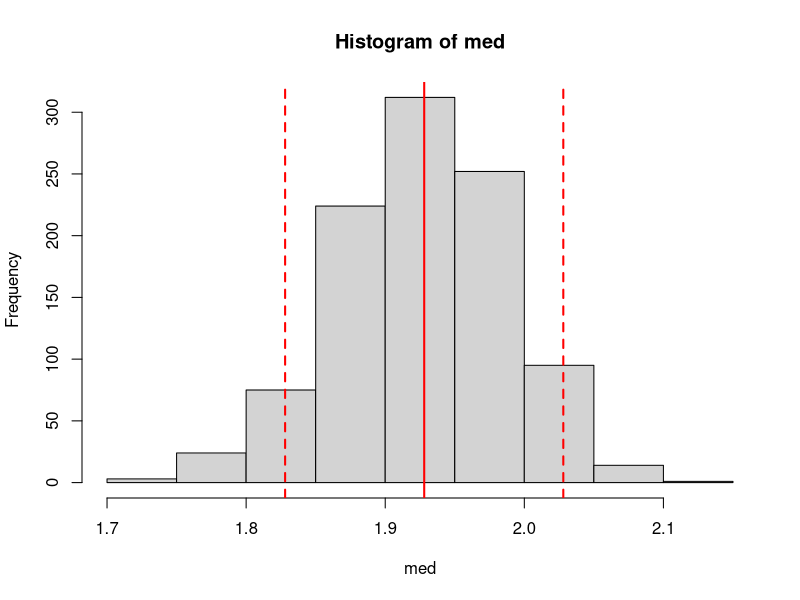
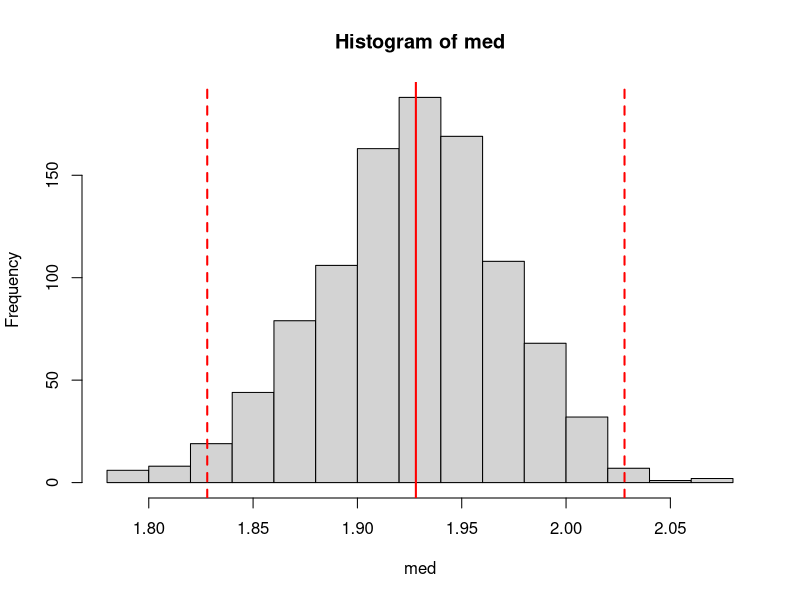
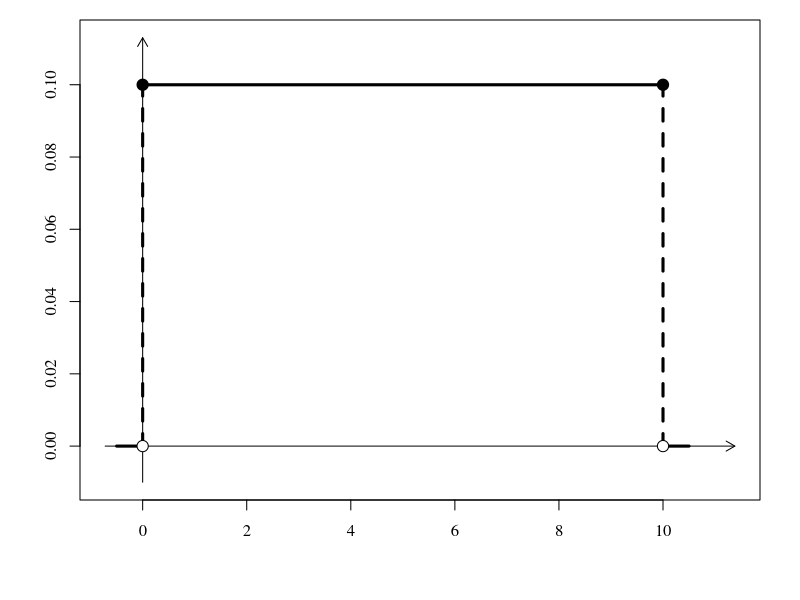
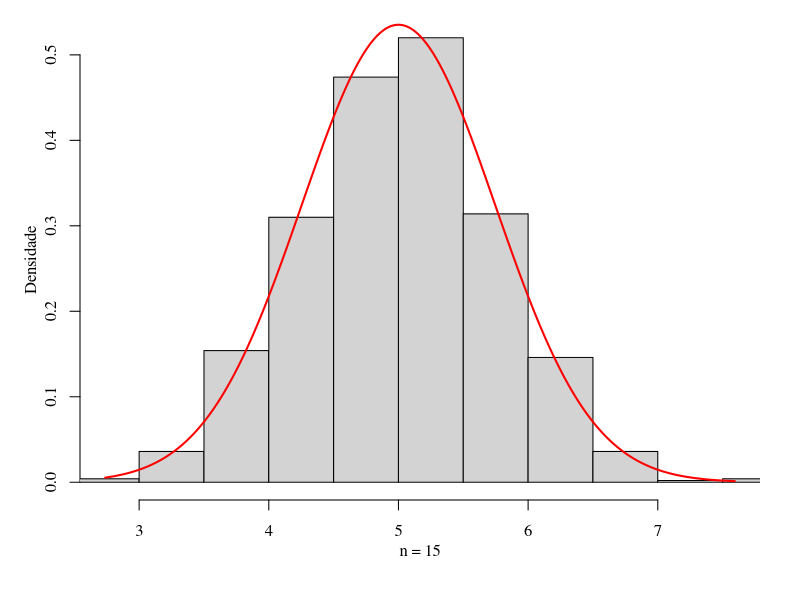
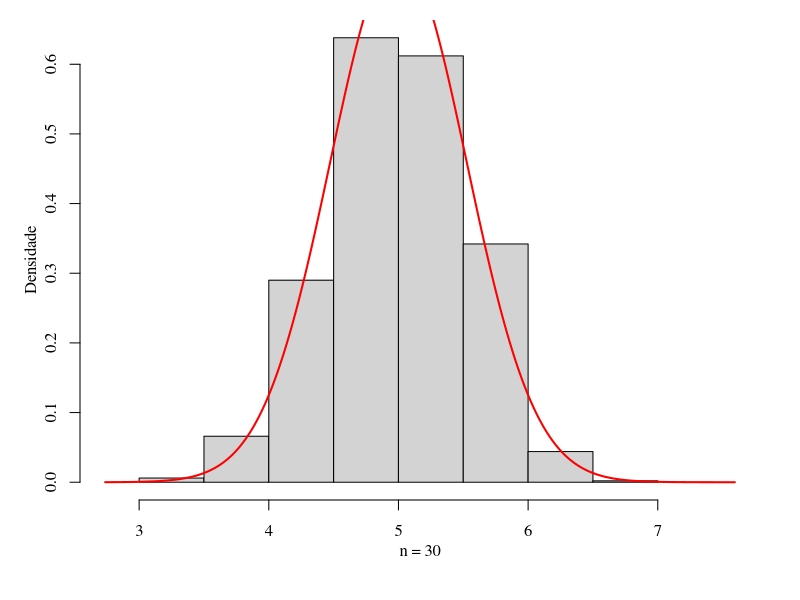
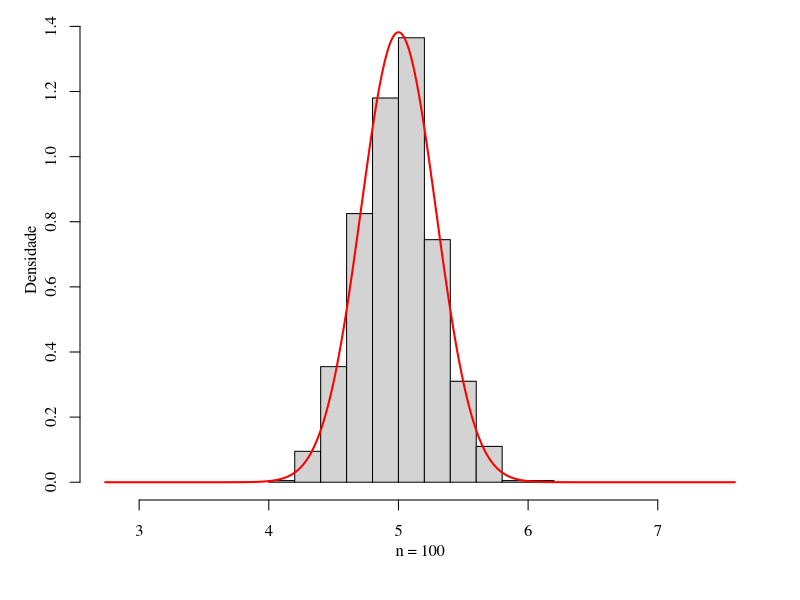
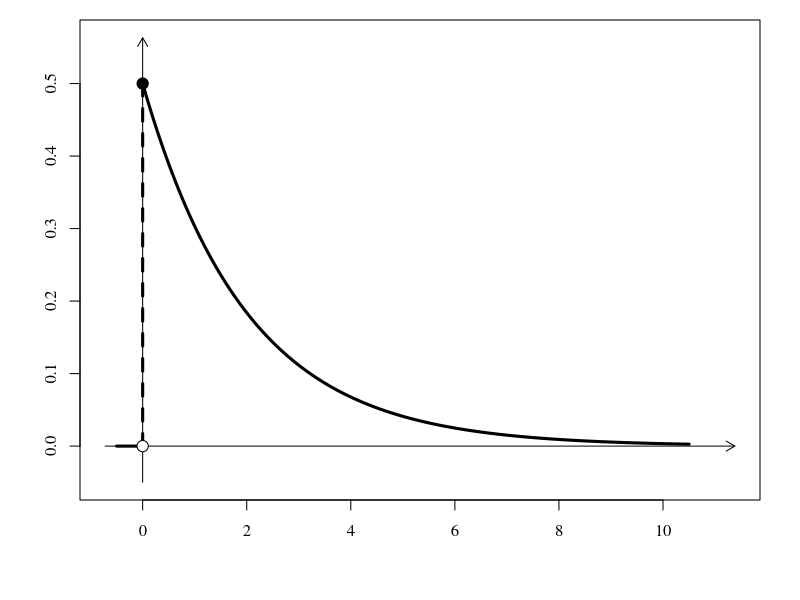
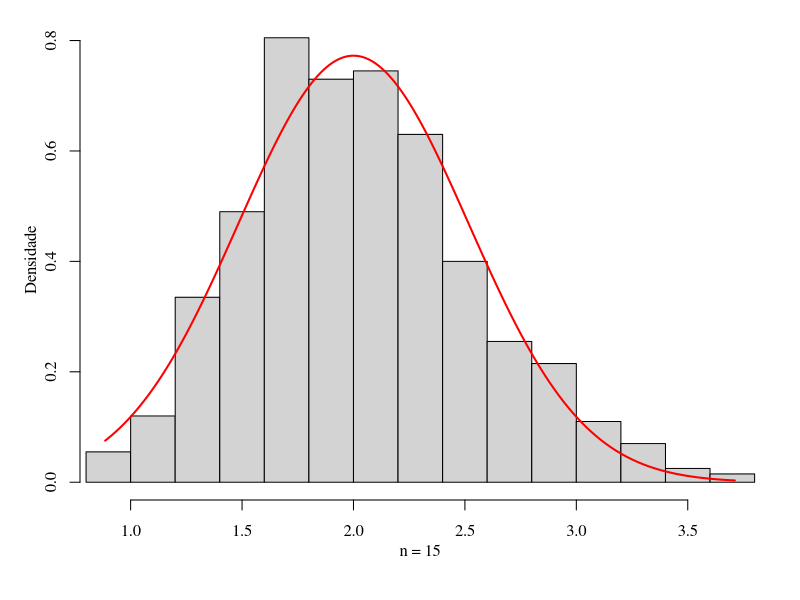

Write the R code that produced these figures, in order.
## ---- chunk 1

a <- 10; b<- 2 # parâmetros da Weibull(a,b)
R <- 1000      # Quantidade de réplicas
n <- 20        # Tamanho da aa
med <- NULL    # Vetor vazio para armazenar as medianas
               # amostrais de cada réplica
for(r in 1:R){ # Inicia as réplicas de Monte Carlo
  x <- rweibull(n=n, shape = a, scale = b) # Gera uma aa de tamanho n
                                           # da Weibull(a, b)
  med[r] <- median(x)                      # Calcula a mediana amostral
}
med_pop <- b*(log(2))^(1/a) # Mediana populacional
hist(med)                   # Histograma da distribuição
                            # amostral da mediana amostral
abline(v = med_pop + c(-.1,0,.1),
       col = 'red', lty = c(2,1,2),
       lwd = 2) # Traça a mediana da população e intervalo
                # +0.1 ou -0.1 desse valor
prp <- mean(med > med_pop-.1 & med < med_pop+.1)
cat("P[Med. Amost. \u2208 (Med. Pop. \u00b1 0.1)] \u2248 ", prp, sep='') 
## ---- chunk 2

a <- 10; b<- 2 # parâmetros da Weibull(a,b)
R <- 1000      # Quantidade de réplicas
n <- 40        # Tamanho da aa
med <- NULL    # Vetor vazio para armazenar as medianas
               # amostrais de cada réplica
for(r in 1:R){ # Inicia as réplicas de Monte Carlo
  x <- rweibull(n=n, shape = a, scale = b) # Gera uma aa de tamanho n
                                           # da Weibull(a, b)
  med[r] <- median(x)                      # Calcula a mediana amostral
}
med_pop <- b*(log(2))^(1/a) # Mediana populacional
hist(med)                   # Histograma da distribuição
                            # amostral da mediana amostral
abline(v = med_pop + c(-.1,0,.1),
       col = 'red', lty = c(2,1,2),
       lwd = 2) # Traça a mediana da população e intervalo
                # +0.1 ou -0.1 desse valor
prp <- mean(med > med_pop-.1 & med < med_pop+.1)
cat("P[Med. Amost. \u2208 (Med. Pop. \u00b1 0.1)] \u2248 ", prp, sep='') 
## ---- chunk 3
a <- 0; b <- 10
x <- seq(a-0.05*(b-a), b+0.05*(b-a), length.out=1000)
fx <- dunif(x, a, b)
par(family = "serif", mar=c(5,4,1,2))
plot(x, fx, type='n', xlab='', ylab='', main='', lwd=3,
     ylim=range(fx)+c(-.1*diff(range(fx)),.13*diff(range(fx))),
     xlim=range(x)+c(-.02*diff(range(x)),.08*diff(range(x))))
arrows(y0 = min(fx)-.1*diff(range(fx)), y1 = max(fx)+.13*diff(range(fx)), x0=0, x1=0, length = .1)
arrows(x0 = min(x)-.02*diff(range(x)), x1 = max(x)+.08*diff(range(x)), y0=0, y1=0, length = .1)
lines(x[x > b], fx[x > b], lwd=3)
lines(x[x < a], fx[x < a], lwd=3)
lines(c(a,a), c(0, 1/(b-a)), lwd=3, lty=2)
lines(c(b,b), c(0, 1/(b-a)), lwd=3, lty=2)
lines(x[x >= a & x <= b], fx[x >= a & x <= b], lwd=3)
points(c(a,a,b,b), c(0, 1/(b-a), 0, 1/(b-a)), cex=1.5, pch=21, bg=c('white','black', 'white','black'))
## ---- chunk 4
R <- 1000; nn <- c(15, 30, 100)
a <- 0; b <- 10
mu <- (a+b)/2; sig2 <- (b-a)^2/12
medias <- matrix(NA, ncol=length(nn), nrow=R)
for(i in 1:length(nn)){
  n <- nn[i]
  for(r in 1:R){
    x <- runif(n = n, min = 0, max = 10)
    medias[r, i] <- mean(x)
  }
}
rng <- range(medias); xx <- seq(rng[1], rng[2], length.out=1000)
for(i in 1:length(nn)){
  par(family = "serif", mar=c(5,4,1,2))
  hist(medias[, i], probability=TRUE, xlim = rng, xlab = '', main='', ylab='')
  mtext(text = paste('n = ',nn[i],sep=''), side = 1, line = 2)
  mtext(text = 'Densidade', side = 2, line = 2)
  lines(xx, dnorm(xx, mu, sqrt(sig2/nn[i])), col='red', lwd=2)
}
## ---- chunk 5
lambda = 0.5; M <- 10
x <- seq(0-0.05*(M), M+0.05*(M), length.out=1000)
fx <- dexp(x = x, rate = lambda)
par(family = "serif", mar=c(5,4,1,2))
plot(x, fx, type='n', xlab='', ylab='', main='', lwd=3,
     ylim=range(fx)+c(-.1*diff(range(fx)),.13*diff(range(fx))),
     xlim=range(x)+c(-.02*diff(range(x)),.08*diff(range(x))))
arrows(y0 = min(fx)-.1*diff(range(fx)), y1 = max(fx)+.13*diff(range(fx)), x0=0, x1=0, length = .1)
arrows(x0 = min(x)-.02*diff(range(x)), x1 = max(x)+.08*diff(range(x)), y0=0, y1=0, length = .1)
lines(x[x < 0], fx[x < 0], lwd=3)
lines(c(0,0), c(0, lambda), lwd=3, lty=2)
lines(x[x >= 0], fx[x >= 0], lwd=3)
points(c(0,0), c(0, lambda), cex=1.5, pch=21, bg=c('white','black'))
## ---- chunk 6
R <- 1000; nn <- c(15, 30, 100)
lambda <- 0.5
mu <- 1/lambda; sig2 <- 1/(lambda^2)
medias <- matrix(NA, ncol=length(nn), nrow=R)
for(i in 1:length(nn)){
  n <- nn[i]
  for(r in 1:R){
    x <- rexp(n = n, rate = lambda)
    medias[r, i] <- mean(x)
  }
}
rng <- range(medias); xx <- seq(rng[1], rng[2], length.out=1000)
for(i in 1:length(nn)){
  par(family = "serif", mar=c(5,4,1,2))
  hist(medias[, i], probability=TRUE, xlim = rng, xlab = '', main='', ylab='')
  mtext(text = paste('n = ',nn[i],sep=''), side = 1, line = 2)
  mtext(text = 'Densidade', side = 2, line = 2)
  lines(xx, dnorm(xx, mu, sqrt(sig2/nn[i])), col='red', lwd=2)
}
## ---- chunk 7
n <- 25; i <- 0
th0 <- th1 <- NULL
while(i < n){
  x0 <- runif(1,-1,1); y0 <- runif(1,-1,1)
  x1 <- runif(1,-1,1); y1 <- runif(1,-1,1)
  if(x0^2 + y0^2 < 1 & x1^2 + y1^2 < 1){
    th0 <- rbind(th0, c(x0, y0))
    th1 <- rbind(th1, c(x1+1, y1+1))
    i <- i+1
  }
}
rngX <- range(th0[,1], th1[,1])
rngY <- range(th0[,2], th1[,2])
par(family = "serif", mar=c(5,4,1,2))
plot(0, type='n', xlab='', ylab='', main ='', frame.plot=FALSE,
     axes = FALSE, xlim=rngX, ylim=rngY)
points(x = th0[,1], y = th0[,2], pch=21, bg='blue', cex=1.5)
points(x = th1[,1], y = th1[,2], pch=21, bg='red', cex=1.5)
points(x = 0, y = 0, pch=21, bg='black', cex=2)
text(x = 0, y = 0, labels=expression(theta), adj=c(2,2), cex=2)
## ---- chunk 8
n <- 30; i <- 0
th0 <- th1 <- NULL
while(i < n){
  x0 <- runif(1,-1,1); y0 <- runif(1,-1,1)
  x1 <- runif(1,-2,2); y1 <- runif(1,-2,2)
  if(x0^2 + y0^2 < 1 & x1^2 + y1^2 < 2^2){
    th0 <- rbind(th0, c(x0, y0))
    th1 <- rbind(th1, c(x1, y1))
    i <- i+1
  }
}
rngX <- range(th0[,1], th1[,1])
rngY <- range(th0[,2], th1[,2])
par(family = "serif", mar=c(5,4,1,2))
plot(0, type='n', xlab='', ylab='', main ='', frame.plot=FALSE,
     axes = FALSE, xlim=rngX, ylim=rngY)
points(x = th1[,1], y = th1[,2], pch=21, bg='red', cex=1.5)
points(x = th0[,1], y = th0[,2], pch=21, bg='blue', cex=1.5)
points(x = 0, y = 0, pch=21, bg='black', cex=2)
text(x = 0, y = 0, labels=expression(theta), adj=c(2,2), cex=2)
## ---- chunk 9
x <- seq(0, 10, length.out=1000)
f1 <- dgamma(x, shape=2, scale = 2)
f2 <- dgamma(x, shape=4, scale = 1)
f3 <- dgamma(x, shape=8, scale = 0.5)
par(family = "serif", mar=c(5,4,1,2))
rngY <- range(f1, f2, f3)
rngX <- range(x)
plot(x, f1, type='n', xlab='', ylab='', main='', lwd=3,
     ylim=rngY+c(-.1*diff(rngY),.13*diff(rngY)),
     xlim=rngX+c(-.02*diff(rngX),.08*diff(rngX)))
arrows(y0 = rngY[1]-.1*diff(rngY), y1 = rngY[2]+.13*diff(rngY), x0=0, x1=0, length = .1)
arrows(x0 = rngX[1]-.02*diff(rngX), x1 = rngX[2]+.08*diff(rngX), y0=0, y1=0, length = .1)
lines(x, f1, lwd=3, col='red')
lines(x, f2, lwd=3, col='blue')
lines(x, f3, lwd=3, col='darkgreen')
lines(c(4.2,4.2), rngY+c(0,.13*diff(rngY)), lwd=2.5, lty=3)
lines(c(4.2,4.2), rngY[1]+c(-0.03*diff(rngY),0), lwd=1.5)
text(x=4.2, y=rngY[1]-0.05*diff(rngY), labels=expression(theta), adj=c(.5, 1.2))
## ---- chunk 10
#| fig-width: 8
#| fig-height: 5
#| fig-align: center
#| echo: false

# 1. Configurações da Simulação de Monte Carlo
set.seed(12345)              # Garante que a simulação gere os mesmos dados sempre
n_amostras <- 40            # Número de réplicas (intervalos)
n_obs <- 30                 # Tamanho de cada amostra aleatória
theta_verdadeiro <- 5       # Parâmetro genérico theta real
sigma_pop <- 2              # Desvio padrão populacional presumido
conf_level <- 0.95          # Nível de confiança (95%)

# Valor crítico z para 95% de confiança
z_critico <- qnorm(1 - (1 - conf_level) / 2)

# Vetores para armazenar os resultados da simulação
medias <- numeric(n_amostras)
li <- numeric(n_amostras)
ls <- numeric(n_amostras)

# Executando a simulação de Monte Carlo
for (i in 1:n_amostras) {
  # Gera uma amostra aleatória da população
  dados_amostra <- rnorm(n = n_obs, mean = theta_verdadeiro, sd = sigma_pop)
  
  # Calcula a média amostral
  medias[i] <- mean(dados_amostra)
  
  # Margem de erro do IC
  erro <- z_critico * (sigma_pop / sqrt(n_obs))
  
  # Limites inferior e superior
  li[i] <- medias[i] - erro
  ls[i] <- medias[i] + erro
}

amostras <- 1:n_amostras

# 2. Construção do gráfico de forma dinâmica
# Definimos os limites de Y dinamicamente com base nos intervalos gerados
ylim_inf <- floor(min(li))
ylim_sup <- ceiling(max(ls))

plot(
  x = amostras, 
  y = medias, 
  type = "n",             # Não plota os pontos centrais
  ylim = c(ylim_inf, ylim_sup), 
  xlim = c(-1, (n_amostras + 1)),
  xlab = "", 
  ylab = "", 
  axes = FALSE,           # Remove eixos para customização idêntica ao original
  cex.lab = 1.3
)

mtext(text = bquote("Amostra"~(n==.(n_obs)*";"~gamma==.(conf_level))), side = 1, line = 3, cex = 1.5)

# 3. Customização dos eixos
axis(1, at = seq(0, n_amostras, by = 5), labels = seq(0, n_amostras, by = 5), cex.axis = 1.3)
axis(2, at = ylim_inf:ylim_sup, labels = ylim_inf:ylim_sup, las = 1, cex.axis = 1.3)
box() # Borda externa

# 4. Linha de referência do parâmetro real (Modificado para theta)
abline(h = theta_verdadeiro, lty = 3, col = "black")
text(x = -1.5, y = theta_verdadeiro, labels = expression(theta), pos = 3, cex = 1.1)

# 5. Desenho das barras dos Intervalos de Confiança obtidos via Monte Carlo
arrows(
  x0 = amostras, y0 = li, 
  x1 = amostras, y1 = ls, 
  code = 3,               # Setas em ambas as direções
  angle = 90,             # Transforma a ponta da seta em um limitador plano
  length = 0.05,          # Comprimento do limitador horizontal
  col = "black"
)
## ---- chunk 11
#| fig-width: 8
#| fig-height: 5
#| fig-align: center
#| echo: false

# 1. Configurações da Simulação de Monte Carlo
set.seed(12345)              # Garante que a simulação gere os mesmos dados sempre
n_amostras <- 40            # Número de réplicas (intervalos)
n_obs <- 30                # Tamanho de cada amostra aleatória
theta_verdadeiro <- 5       # Parâmetro genérico theta real
sigma_pop <- 2              # Desvio padrão populacional presumido
conf_level <- 0.9          # Nível de confiança (95%)

# Valor crítico z para 95% de confiança
z_critico <- qnorm(1 - (1 - conf_level) / 2)

# Vetores para armazenar os resultados da simulação
medias <- numeric(n_amostras)
li <- numeric(n_amostras)
ls <- numeric(n_amostras)

# Executando a simulação de Monte Carlo
for (i in 1:n_amostras) {
  # Gera uma amostra aleatória da população
  dados_amostra <- rnorm(n = n_obs, mean = theta_verdadeiro, sd = sigma_pop)
  
  # Calcula a média amostral
  medias[i] <- mean(dados_amostra)
  
  # Margem de erro do IC
  erro <- z_critico * (sigma_pop / sqrt(n_obs))
  
  # Limites inferior e superior
  li[i] <- medias[i] - erro
  ls[i] <- medias[i] + erro
}

amostras <- 1:n_amostras

# 2. Construção do gráfico de forma dinâmica
# Definimos os limites de Y dinamicamente com base nos intervalos gerados
ylim_inf <- floor(min(li))
ylim_sup <- ceiling(max(ls))

plot(
  x = amostras, 
  y = medias, 
  type = "n",             # Não plota os pontos centrais
  ylim = c(ylim_inf, ylim_sup), 
  xlim = c(-1, (n_amostras + 1)),
  xlab = "", 
  ylab = "", 
  axes = FALSE,           # Remove eixos para customização idêntica ao original
  cex.lab = 1.3
)

mtext(text = bquote("Amostra"~(n==.(n_obs)*";"~gamma==.(conf_level))), side = 1, line = 3, cex = 1.5)

# 3. Customização dos eixos
axis(1, at = seq(0, n_amostras, by = 5), labels = seq(0, n_amostras, by = 5), cex.axis = 1.3)
axis(2, at = ylim_inf:ylim_sup, labels = ylim_inf:ylim_sup, las = 1, cex.axis = 1.3)
box() # Borda externa

# 4. Linha de referência do parâmetro real (Modificado para theta)
abline(h = theta_verdadeiro, lty = 3, col = "black")
text(x = -1.5, y = theta_verdadeiro, labels = expression(theta), pos = 3, cex = 1.1)

# 5. Desenho das barras dos Intervalos de Confiança obtidos via Monte Carlo
arrows(
  x0 = amostras, y0 = li, 
  x1 = amostras, y1 = ls, 
  code = 3,               # Setas em ambas as direções
  angle = 90,             # Transforma a ponta da seta em um limitador plano
  length = 0.05,          # Comprimento do limitador horizontal
  col = "black"
)
## ---- chunk 12
#| fig-width: 8
#| fig-height: 5
#| fig-align: center
#| echo: false

# 1. Configurações da Simulação de Monte Carlo
set.seed(12345)              # Garante que a simulação gere os mesmos dados sempre
n_amostras <- 40            # Número de réplicas (intervalos)
n_obs <- 400                 # Tamanho de cada amostra aleatória
theta_verdadeiro <- 5       # Parâmetro genérico theta real
sigma_pop <- 2              # Desvio padrão populacional presumido
conf_level <- 0.9           # Nível de confiança (95%)

# Valor crítico z para 95% de confiança
z_critico <- qnorm(1 - (1 - conf_level) / 2)

# Vetores para armazenar os resultados da simulação
medias <- numeric(n_amostras)
li <- numeric(n_amostras)
ls <- numeric(n_amostras)

# Executando a simulação de Monte Carlo
for (i in 1:n_amostras) {
  # Gera uma amostra aleatória da população
  dados_amostra <- rnorm(n = n_obs, mean = theta_verdadeiro, sd = sigma_pop)
  
  # Calcula a média amostral
  medias[i] <- mean(dados_amostra)
  
  # Margem de erro do IC
  erro <- z_critico * (sigma_pop / sqrt(n_obs))
  
  # Limites inferior e superior
  li[i] <- medias[i] - erro
  ls[i] <- medias[i] + erro
}

amostras <- 1:n_amostras

# 2. Construção do gráfico de forma dinâmica
# Definimos os limites de Y dinamicamente com base nos intervalos gerados
ylim_inf <- floor(min(li))
ylim_sup <- ceiling(max(ls))

plot(
  x = amostras, 
  y = medias, 
  type = "n",             # Não plota os pontos centrais
  ylim = c(ylim_inf, ylim_sup), 
  xlim = c(-1, (n_amostras + 1)),
  xlab = "", 
  ylab = "", 
  axes = FALSE,           # Remove eixos para customização idêntica ao original
  cex.lab = 1.3
)

mtext(text = bquote("Amostra"~(n==.(n_obs)*";"~gamma==.(conf_level))), side = 1, line = 3, cex = 1.5)

# 3. Customização dos eixos
axis(1, at = seq(0, n_amostras, by = 5), labels = seq(0, n_amostras, by = 5), cex.axis = 1.3)
axis(2, at = ylim_inf:ylim_sup, labels = ylim_inf:ylim_sup, las = 1, cex.axis = 1.3)
box() # Borda externa

# 4. Linha de referência do parâmetro real (Modificado para theta)
abline(h = theta_verdadeiro, lty = 3, col = "black")
text(x = -1.5, y = theta_verdadeiro, labels = expression(theta), pos = 3, cex = 1.1)

# 5. Desenho das barras dos Intervalos de Confiança obtidos via Monte Carlo
arrows(
  x0 = amostras, y0 = li, 
  x1 = amostras, y1 = ls, 
  code = 3,               # Setas em ambas as direções
  angle = 90,             # Transforma a ponta da seta em um limitador plano
  length = 0.05,          # Comprimento do limitador horizontal
  col = "black"
)
## ---- chunk 13
xx <- seq(from = -4, to = 4, by = 0.001)
alp <- 0.1; df <- 9
ff <- dt(x = xx, df = df)
tt <- qt(p = 1-alp, df = df)
xx1 <- xx[xx > tt]
ff1 <- ff[xx > tt]
par(mar = c(3,3,1,1))
plot(xx, ff, type="l", xlab="", ylab="")
polygon(x = c(min(xx1), xx1, max(xx1)), c(0, ff1, 0), col = "lightblue")
text(x = 1.9, y = 0.015, labels = bquote(italic("\u03B1")),adj = c(0,0))
text(x = -2, y = 0.15, labels = bquote(italic(t)[italic("\u03B1")*","~nu]),pos = 2,cex = 1.5)
arrows(x0 = -2, y0 = 0.15, x1 = tt, y1 = 0, length = 0.1)
abline(h = 0, col="darkgray")
points(tt, 0, pch=19)
mtext(text = "Densidade", side = 2, line = 2.2)
mtext(text = expression(italic(T)), side = 1, line = 2.2)
## ---- chunk 14
xx <- seq(from = -4, to = 4, by = 0.001)
alp <- 0.1; df <- 9
ff <- dt(x = xx, df = df)
tt <- qt(p = 1-alp, df = df)
xx2 <- xx[xx >= -tt & xx <= tt]
ff2 <- ff[xx >= -tt & xx <= tt]
par(mar = c(3,3,1,1))
plot(xx, ff, type="l", xlab="", ylab="")
polygon(x = c(min(xx2), xx2, max(xx2)), c(0, ff2, 0), col = "lightgreen")
text(x = 0, y = 0.1, labels = bquote(italic("\u03B3")))
abline(h = 0, col="darkgray")
mtext(text = "Densidade", side = 2, line = 2.2)
mtext(text = expression(italic(T)), side = 1, line = 2.2)
## ---- chunk 15
xx <- seq(from = -4, to = 4, by = 0.001)
alp <- 0.1; df <- 9
ff <- dt(x = xx, df = df)
tt <- qt(p = 1-alp, df = df)
xx2 <- xx[xx >= -tt & xx <= tt]
ff2 <- ff[xx >= -tt & xx <= tt]
par(mar = c(3,3,1,1))
plot(xx, ff, type="l", xlab="", ylab="")
polygon(x = c(min(xx2), xx2, max(xx2)), c(0, ff2, 0), col = "lightgreen")
text(x = 0, y = 0.1, labels = bquote(italic("\u03B3")))
polygon(x = c(min(xx1), xx1, max(xx1)), c(0, ff1, 0), col = "lightblue")
text(x = 1.9, y = 0.025, labels = bquote(frac(1 - italic("\u03B3"), 2)),adj = c(0.5,0.5), cex=.7)
text(x = -2, y = 0.15, labels = bquote(italic(t)[frac(1 - italic("\u03B3"), 2)*","~n-1]),pos = 2,cex = 1.5)
arrows(x0 = -2, y0 = 0.15, x1 = tt, y1 = 0, length = 0.1)
abline(h = 0, col="darkgray")
points(tt, 0, pch=19)
mtext(text = "Densidade", side = 2, line = 2.2)
mtext(text = expression(italic(T)), side = 1, line = 2.2)
## ---- chunk 16
xx <- seq(from = 0, to = 30, by = 0.001)
p <- 0.8; alp <- 9
ff <- dgamma(x = xx, shape = alp, rate = 1)
qq <- qgamma(p = p, shape = alp, rate = 1)
xx1 <- xx[xx <= qq]
ff1 <- ff[xx <= qq]
par(mar = c(3,3,1,1))
plot(xx, ff, type="l", xlab="", ylab="")
polygon(x = c(min(xx1), xx1, max(xx1)), c(0, ff1, 0), col = "lightblue")
text(x = 8, y = 0.05, labels = bquote(italic(p)))
text(x = 25, y = 0.05, labels = bquote(italic(g)[italic(p)*","~italic("\u03B1")]), pos = 4,cex = 1.5)
arrows(x0 = 25, y0 = 0.05, x1 = qq, y1 = 0, length = 0.1)
abline(h = 0, col="darkgray")
points(qq, 0, pch=19)
mtext(text = "Densidade", side = 2, line = 2.2)
mtext(text = expression("Gama"*(italic("\u03B1")*","~1)), side = 1, line = 2.2)
## ---- chunk 17
xx <- seq(from = 0, to = 30, by = 0.001)
p1 <- 0.1; p2 <- 0.9; alp <- 9
ff <- dgamma(x = xx, shape = alp, rate = 1)
qq1 <- qgamma(p = p1, shape = alp, rate = 1)
qq2 <- qgamma(p = p2, shape = alp, rate = 1)
xx1 <- xx[xx <= qq1]; ff1 <- ff[xx <= qq1]
xx2 <- xx[xx >= qq2]; ff2 <- ff[xx >= qq2]
xx3 <- xx[xx >= qq1 & xx <= qq2]; ff3 <- ff[xx >= qq1 & xx <= qq2]
par(mar = c(3,3,1,1))
plot(xx, ff, type="l", xlab="", ylab="")
polygon(x = c(min(xx3), xx3, max(xx3)), c(0, ff3, 0), col = "lightgreen")
polygon(x = c(min(xx1), xx1, max(xx1)), c(0, ff1, 0), col = "#FF7F7F")
polygon(x = c(min(xx2), xx2, max(xx2)), c(0, ff2, 0), col = "lightblue")
text(x = 2.5, y = 0.08, labels = bquote(italic(g)[frac(1-italic("\u03B3"),2)*","~italic(n)]), pos = 3,cex = 1.5)
text(x = 23, y = 0.04, labels = bquote(italic(g)[frac(1+italic("\u03B3"),2)*","~italic(n)]), pos = 4,cex = 1.5)
arrows(x0 = 2.5, y0 = 0.08, x1 = qq1, y1 = 0, length = 0.1)
arrows(x0 = 23, y0 = 0.04, x1 = qq2, y1 = 0, length = 0.1)
abline(h = 0, col="darkgray")
points(qq1, 0, pch=19)
points(qq2, 0, pch=19)
mtext(text = "Densidade", side = 2, line = 2.2)
mtext(text = expression("Gama"*(italic(n)*","~1)), side = 1, line = 2.2)
legend("topright", legend = c(expression(italic("\u03B3")), expression((1-italic("\u03B3"))/2), expression((1-italic("\u03B3"))/2)), fill = c("lightgreen", "#FF7F7F", "lightblue"), bty = "n")
## ---- chunk 18
xb <- 9; s <- 3.3; n <-49; mu0 <- 10; zo <- (xb-mu0)/(s/sqrt(n))
alp <- .1; zc <- qnorm(alp)
x <- seq(-4.5, 4.5, length.out=1000)
fx <- dnorm(x = x)
par(family = "serif", mar=c(5,4,1,2))
plot(x, fx, type='n', xlab='', ylab='', main='', lwd=3,
     ylim=range(fx)+c(-.1*diff(range(fx)),.13*diff(range(fx))),
     xlim=range(x)+c(-.02*diff(range(x)),.08*diff(range(x))))
polygon(c(x[1], x[x < zc], max(x[x < zc])), c(0, fx[x<zc], 0), col = 'lightblue')
arrows(y0 = min(fx)-.1*diff(range(fx)), y1 = max(fx)+.13*diff(range(fx)), x0=0, x1=0, length = .1)
arrows(x0 = min(x)-.02*diff(range(x)), x1 = max(x)+.08*diff(range(x)), y0=0, y1=0, length = .1)
lines(x, fx, lwd=3)
arrows(x0 = 1, y0 = 0.4, x1 = zc, y1 = 0, length = .1)
points(x = zc, y = 0, pch=19, cex=.8)
text(x = 1, y=0.4, labels = bquote(-z[alpha]~"="~-z[.(alp)]~"="~-.(-round(zc, 2))), pos = 4)
points(x = zo, y = 0, pch=19, cex=.8, col='red')
text(x = zo, y=0, labels = bquote(z[obs]==.(round(zo, 2))), pos = 1, col='red')
text(x = -4.5, y=0.4, labels = bquote(Rejeitar~italic(H)[0]), pos = 4)
## ---- chunk 19
xb <- 9; s <- 3.3; n <-49; mu0 <- 10; zo <- (xb-mu0)/(s/sqrt(n))
alp <- .05; zc <- qnorm(alp)
x <- seq(-4.5, 4.5, length.out=1000)
fx <- dnorm(x = x)
par(family = "serif", mar=c(5,4,1,2))
plot(x, fx, type='n', xlab='', ylab='', main='', lwd=3,
     ylim=range(fx)+c(-.1*diff(range(fx)),.13*diff(range(fx))),
     xlim=range(x)+c(-.02*diff(range(x)),.08*diff(range(x))))
polygon(c(x[1], x[x < zc], max(x[x < zc])), c(0, fx[x<zc], 0), col = 'lightblue')
arrows(y0 = min(fx)-.1*diff(range(fx)), y1 = max(fx)+.13*diff(range(fx)), x0=0, x1=0, length = .1)
arrows(x0 = min(x)-.02*diff(range(x)), x1 = max(x)+.08*diff(range(x)), y0=0, y1=0, length = .1)
lines(x, fx, lwd=3)
arrows(x0 = 1, y0 = 0.4, x1 = zc, y1 = 0, length = .1)
points(x = zc, y = 0, pch=19, cex=.8)
text(x = 1, y=0.4, labels = bquote(-z[alpha]~"="~-z[.(alp)]~"="~-.(-round(zc, 2))), pos = 4)
points(x = zo, y = 0, pch=19, cex=.8, col='red')
text(x = zo, y=0, labels = bquote(z[obs]==.(round(zo, 2))), pos = 1, col='red')
text(x = -4.5, y=0.4, labels = bquote(Rejeitar~italic(H)[0]), pos = 4)
## ---- chunk 20
xb <- 9; s <- 3.3; n <-49; mu0 <- 10; zo <- (xb-mu0)/(s/sqrt(n))
alp <- .01; zc <- qnorm(alp)
x <- seq(-4.5, 4.5, length.out=1000)
fx <- dnorm(x = x)
par(family = "serif", mar=c(5,4,1,2))
plot(x, fx, type='n', xlab='', ylab='', main='', lwd=3,
     ylim=range(fx)+c(-.1*diff(range(fx)),.13*diff(range(fx))),
     xlim=range(x)+c(-.02*diff(range(x)),.08*diff(range(x))))
polygon(c(x[1], x[x < zc], max(x[x < zc])), c(0, fx[x<zc], 0), col = 'lightblue')
arrows(y0 = min(fx)-.1*diff(range(fx)), y1 = max(fx)+.13*diff(range(fx)), x0=0, x1=0, length = .1)
arrows(x0 = min(x)-.02*diff(range(x)), x1 = max(x)+.08*diff(range(x)), y0=0, y1=0, length = .1)
lines(x, fx, lwd=3)
arrows(x0 = 1, y0 = 0.4, x1 = zc, y1 = 0, length = .1)
points(x = zc, y = 0, pch=19, cex=.8)
text(x = 1, y=0.4, labels = bquote(-z[alpha]~"="~-z[.(alp)]~"="~-.(-round(zc, 2))), pos = 4)
points(x = zo, y = 0, pch=19, cex=.8, col='red')
text(x = zo, y=0, labels = bquote(z[obs]==.(round(zo, 2))), pos = 1, col='red')
text(x = -4.5, y=0.4, labels = bquote(Não~rejeitar~italic(H)[0]), pos = 4)
## ---- chunk 21
xb <- 9; s <- 3.3; n <-49; mu0 <- 10; zo <- (xb-mu0)/(s/sqrt(n))
alp <- .01; zc <- qnorm(alp)
x <- seq(-4.5, 4.5, length.out=1000)
pv <- pnorm(q = zo)
fx <- dnorm(x = x)
par(family = "serif", mar=c(5,4,1,2))
plot(x, fx, type='n', xlab='', ylab='', main='', lwd=3,
     ylim=range(fx)+c(-.1*diff(range(fx)),.13*diff(range(fx))),
     xlim=range(x)+c(-.02*diff(range(x)),.08*diff(range(x))))
polygon(c(x[1], x[x < zo], max(x[x < zo])), c(0, fx[x<zo], 0), col = rgb(red=1,green = 0, blue = 0, alpha = .3))
arrows(y0 = min(fx)-.1*diff(range(fx)), y1 = max(fx)+.13*diff(range(fx)), x0=0, x1=0, length = .1)
arrows(x0 = min(x)-.02*diff(range(x)), x1 = max(x)+.08*diff(range(x)), y0=0, y1=0, length = .1)
lines(x, fx, lwd=3)
arrows(x0 = 1.5, y0 = 0.25, x1 = -2.35, y1 = 0.012, length = .05)
text(x = 1.5, y=0.25, labels = bquote(italic(p)-valor==.(round(pv, 4))), pos = 4)
points(x = zo, y = 0, pch=19, cex=.8, col='red')
text(x = zo, y=0, labels = bquote(z[obs]==.(round(zo, 2))), pos = 1, col='red')
